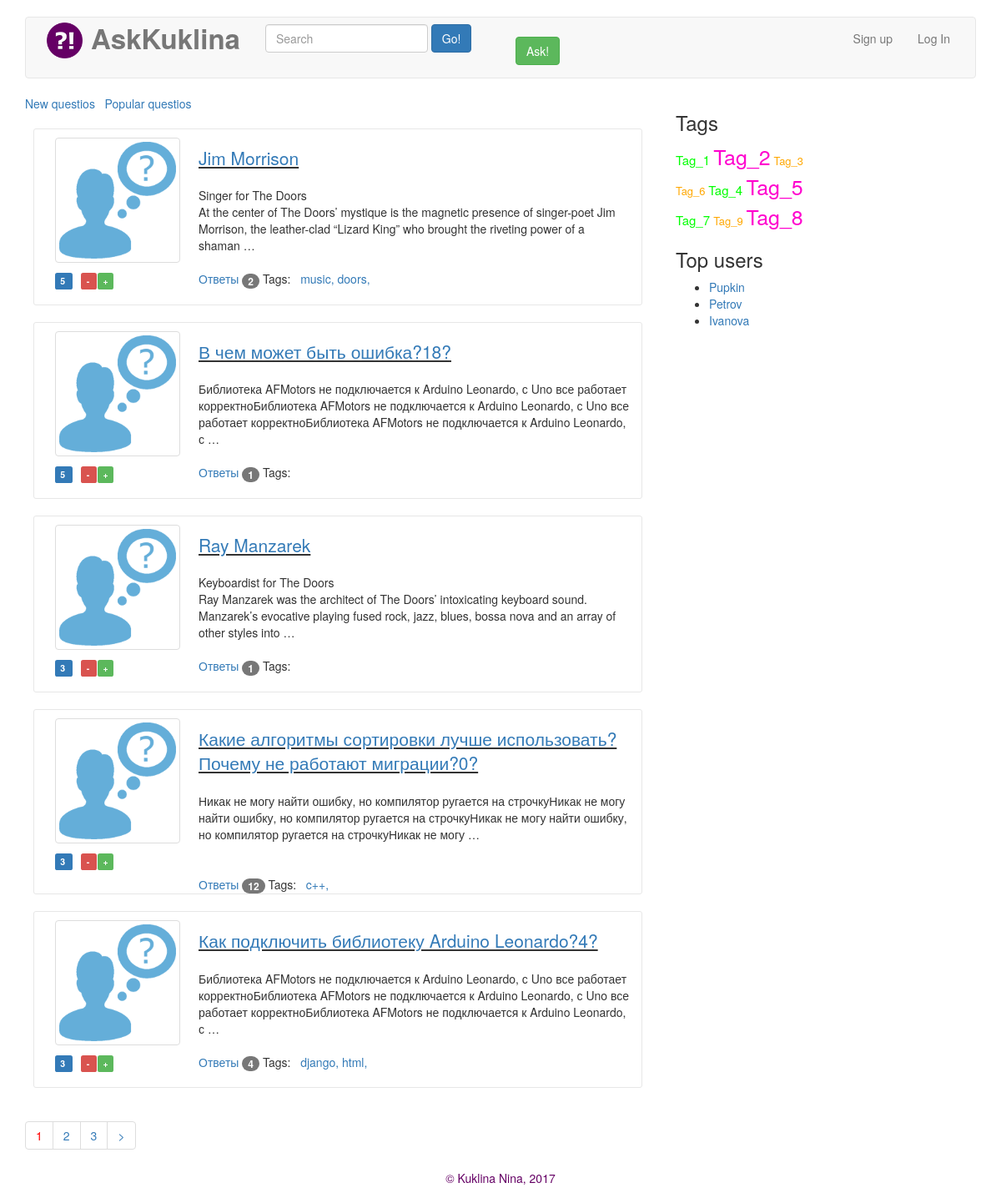
/hot/, run on the app's committed database.
### askans/models.py (models this page shows, shortened)
class Question(models.Model):
    text = models.TextField()
    title = models.CharField(max_length=50)
    author = models.ForeignKey(Person)
    published_date = models.DateTimeField(auto_now_add=True)
    tags = models.ManyToManyField(Tag, null=True, blank=True, default='')
    rating = models.IntegerField(default=0)
    objects = QuestionManager()

class Tag(models.Model):
    name = models.CharField(max_length=20, unique=True)

### askans/views.py (the view)
# urls.py: url(r'^hot/$', views.hot_list, name='hot_list'), #дописать фильтрацию по тэгу во view
def hot_list(request):
    posts_all = Question.objects.hot_questions()
    posts, page_range = paginate(posts_all, request)
    return render(request, 'askans/hot_list.html', {'page': posts, 'page_range': page_range})

### askans/models.py (called while the page is built)
    def hot_questions(self):
        return self.order_by('-rating')

### askans/views.py (called while the page is built)
def paginate(objects_list, request):
    one_page = request.GET.get('page', 1)
    paginator = Paginator(objects_list, 5)  # по 2 на страницу
    try:
        res_page = paginator.page(one_page)
    except PageNotAnInteger: # If page is not an integer, deliver first page.
        raise Http404("Incorect page number")
    except EmptyPage: # If page is out of range (e.g. 9999), deliver last page of results.
        res_page = paginator.page(paginator.num_pages)
    index = res_page.number - 1
    max_index = len(paginator.page_range)
    start_index = index - 3 if index >= 3 else 0
    end_index = index + 3 if index <= max_index - 3 else max_index
    page_range = paginator.page_range[start_index:end_index]
    return res_page, page_range

### askans/templates/askans/hot_list.html (shortened to what this page needs)
{% extends "askans/base.html" %}
{% load i18n %}
{% load staticfiles %}
{% block main %}
     <span><a href={% url 'post_list' %}>New questios</a>&nbsp;&nbsp;</span>
     <span><a href={% url 'hot_list' %}>Popular questios</a></span>
	{% for q in page %}
                  <div class="row question">
                      <div class="col-md-3">
                        <img src="{% static 'pic/guest.png' %}" class="img-thumbnail avatar-q">
                        <span class="label label-primary" style="margin-left: 10px; margin-bottom: 10px;"> {{ q.rating }} </span>
                        <span class="label label-danger" style="margin-left: 10px;"> - </span>
                 &nbsp; <span class="label label-success" style="margin-left: -7px;"> +</span>
                        <br><br>
                      </div>
                      <div class="col-md-9">
                        <br>
                        <p class="lead" style="text-decoration: underline;"><a href={% url 'question' id=q.id %}>{{ q.title }}</a></p>
                        <p class="preview-q">{{ q.text|linebreaksbr|truncatewords:"30" }}</p>
                        <a href="#">Ответы <span class="badge">{{ q.answer_set.count }}</span></a>
                          Tags: &nbsp;
                      {% if q.tags.count > 0 %}
                          {% for tag in q.tags.all %}
                              <span><a href="{% url 'tag_list' tag.name %}">{{ tag.name }},</a></span>
                          {% endfor %}
                      {% endif%}
                      </div>
                  </div>
    {% endfor %}
    {% include "askans/paginator.html" %}
{% endblock %}

### askans/static/p1_files/navbar.css (style rules this page uses)
body { padding-top: 20px; padding-bottom: 20px; }

### askans/static/p1_files/my.css (style rules this page uses)
.avatar-q { margin: 10px 10px 10px 10px; height: 150px; width: 150px; }
.question { border: solid 1px #e7e7e7; border-radius: 3px 3px 3px 3px; padding: 10 px; margin-top: 20px; margin-bottom: 20px; margin-right: 10px; margin-left: 10px; }
.preview-q { height: 90px; }

### data on the page
Question: rating "5", title "Jim Morrison", text "Singer for The Doors At the center of The Doors’ mystique is the magnetic presence of singer-poet Jim Morrison, the leather-clad “Lizard King” who brought the riveting power of a shaman …", answer_set.count "2"
Tag: name "music"
Tag: name "doors"
Question: rating "5", title "В чем может быть ошибка?18?", text "Библиотека AFMotors не подключается к Arduino Leonardo, с Uno все работает корректноБиблиотека AFMotors не подключается к Arduino Leonardo, с Uno все работает корректноБиблиотека AFMotors не подключается к Arduino Leonardo, с …", answer_set.count "1"
Question: rating "3", title "Ray Manzarek", text "Keyboardist for The Doors Ray Manzarek was the architect of The Doors’ intoxicating keyboard sound. Manzarek’s evocative playing fused rock, jazz, blues, bossa nova and an array of other styles into …", answer_set.count "1"
Question: rating "3", title "Какие алгоритмы сортировки лучше использовать?Почему не работают миграции?0?", text "Никак не могу найти ошибку, но компилятор ругается на строчкуНикак не могу найти ошибку, но компилятор ругается на строчкуНикак не могу найти ошибку, но компилятор ругается на строчкуНикак не могу …", answer_set.count "12"
Tag: name "c++"
Question: rating "3", title "Как подключить библиотеку Arduino Leonardo?4?", text "Библиотека AFMotors не подключается к Arduino Leonardo, с Uno все работает корректноБиблиотека AFMotors не подключается к Arduino Leonardo, с Uno все работает корректноБиблиотека AFMotors не подключается к Arduino Leonardo, с …", answer_set.count "4"
Tag: name "django"
Tag: name "html"

### other printed values
{{ i }} "1"
{{ i }} "2" "3"
